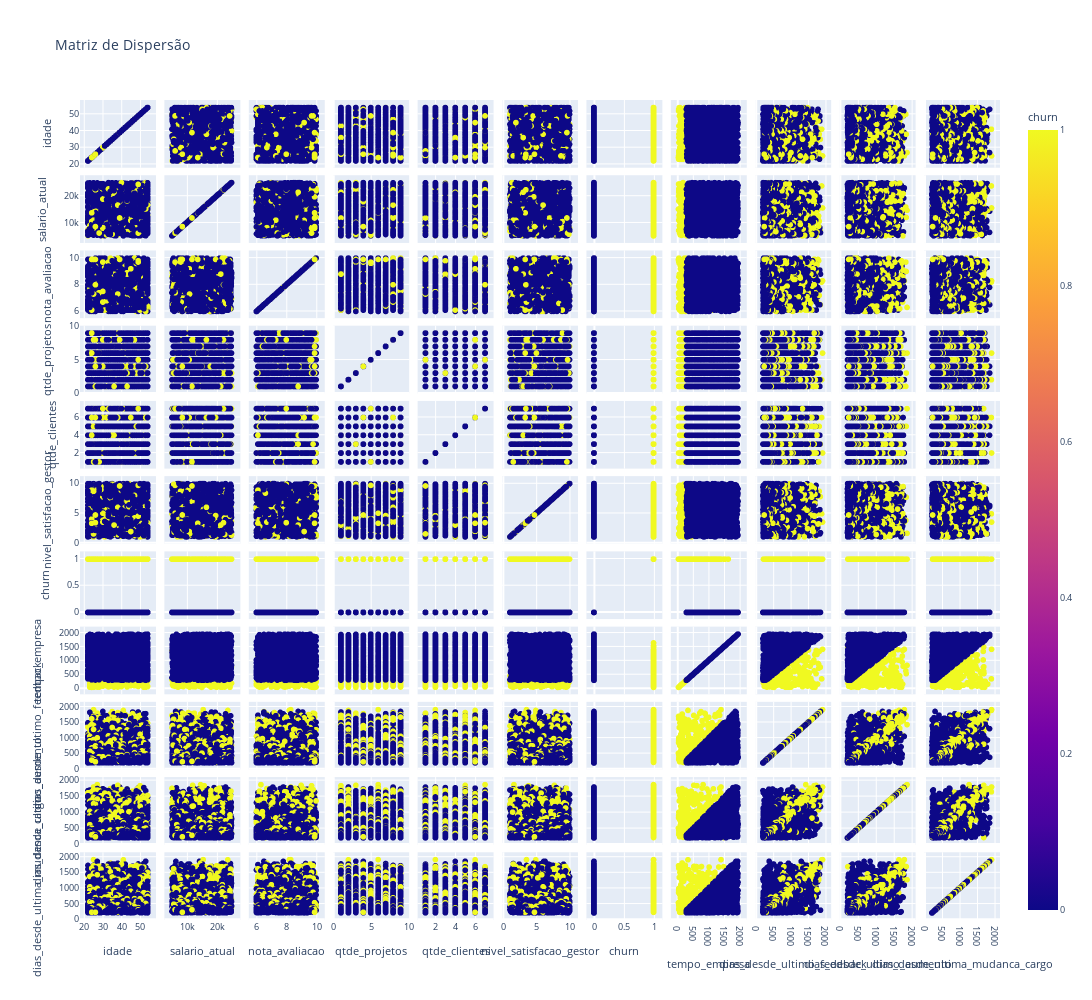

The notebook cell this image was saved under:
### Code cell
# Matriz de dispersao
fig = px.scatter_matrix(df_employees, dimensions=colunas_numericas,
                        color='churn', title='Matriz de Dispersão')

fig.update_layout(
    width=1200,
    height=1000,
    title_font=dict(size=14),
    font=dict(size=9)
)

fig.show()

### Figure 1 — Plotly figure (JSON) as saved in the notebook; plotly's stock layout.template omitted (floating-point values rounded to 4 significant figures; data arrays with more than 128 entries replaced by an {"elided": "..."} marker saying what was removed)
{"data": [{"dimensions": [{"axis": {"matches": true}, "label": "idade", "values": {"elided": "2000 int values"}}, {"axis": {"matches": true}, "label": "salario_atual", "values": {"elided": "2000 int values"}}, {"axis": {"matches": true}, "label": "nota_avaliacao", "values": {"elided": "2000 float values"}}, {"axis": {"matches": true}, "label": "qtde_projetos", "values": {"elided": "2000 int values"}}, {"axis": {"matches": true}, "label": "qtde_clientes", "values": {"elided": "2000 int values"}}, {"axis": {"matches": true}, "label": "nivel_satisfacao_gestor", "values": {"elided": "2000 float values"}}, {"axis": {"matches": true}, "label": "churn", "values": {"elided": "2000 int values"}}, {"axis": {"matches": true}, "label": "tempo_empresa", "values": {"elided": "2000 int values"}}, {"axis": {"matches": true}, "label": "dias_desde_ultimo_feedback", "values": {"elided": "2000 int values"}}, {"axis": {"matches": true}, "label": "dias_desde_ultimo_aumento", "values": {"elided": "2000 int values"}}, {"axis": {"matches": true}, "label": "dias_desde_ultima_mudanca_cargo", "values": {"elided": "2000 int values"}}], "hovertemplate": "%{xaxis.title.text}=%{x}<br>%{yaxis.title.text}=%{y}<br>churn=%{marker.color}<extra></extra>", "legendgroup": "", "marker": {"color": {"elided": "2000 int values"}, "coloraxis": "coloraxis", "symbol": "circle"}, "name": "", "showlegend": false, "type": "splom"}], "layout": {"coloraxis": {"colorbar": {"title": {"text": "churn"}}, "colorscale": [[0, "#0d0887"], [0.1111, "#46039f"], [0.2222, "#7201a8"], [0.3333, "#9c179e"], [0.4444, "#bd3786"], [0.5556, "#d8576b"], [0.6667, "#ed7953"], [0.7778, "#fb9f3a"], [0.8889, "#fdca26"], [1, "#f0f921"]]}, "dragmode": "select", "font": {"size": 9}, "height": 1000, "legend": {"tracegroupgap": 0}, "title": {"font": {"size": 14}, "text": "Matriz de Dispersão"}, "width": 1200}}
